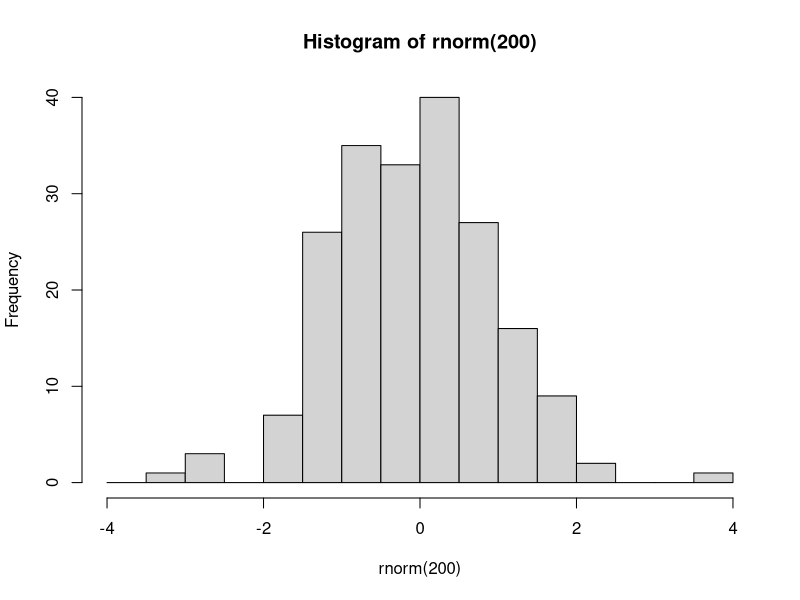
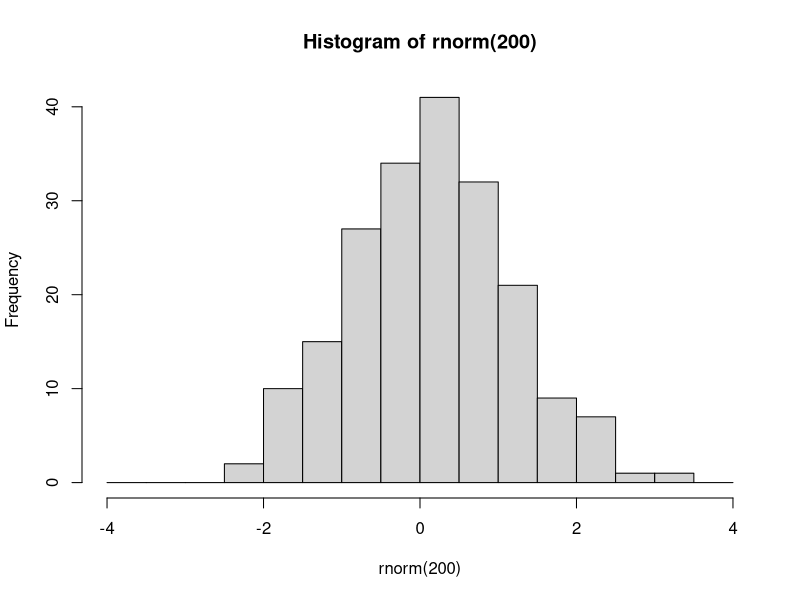

Write R code to recreate these figures, in order. (Note: this script raises an error after producing the figures.)
###################################
###################################
########                   ########
########   Data Science 1  ########
########       Lab 7       ######## 
########  10th Dec. 2024   ########
########                   ########
###################################
###################################

## Welcome to lab #4. Today we will start with an introduction to the tidyverse,
# Then you will write your own lm() function, and finally a couple of exercises



#####################
####    Pipes    ####
#####################

# The pipe operator looks like this: |>
# It signifies: take the element on the left and use it as the first argument in the function on the right

# Example

hist(rnorm(200), breaks=seq(-4,4,0.5))
# is equivalent to

rnorm(200) |> hist(breaks=seq(-4,4,0.5))

# The purpose of the pipe is mostly aesthetic, in particular to avoid large numbers of parentheses when something needs to be transformed using multiple functions:



### 1.1 Rewrite the following expression using pipes:
set.seed(123)
round(sqrt(log(runif(10,1,10))),2)


# Pipes were initially created in a package called magrittr, part of the 'tidyverse' group of packages


########################
####    Packages    ####
########################

# Packages are essentially environments full of functions and/or objects which aren't loaded into R by default, but must be first installed (generally from a repository called CRAN), and then loaded

# Here we will install tidyverse, which is not one but a series of packages written by the same group of people, which share a number of syntactical features

install.packages('tidyverse')

# After you have installed tidyverse into your packages, you must also load it into your environment

library(tidyverse)

# You will only have to install a package once. However, every time you start fresh in a new R environment, you will have to load the packages you need again.

#########################
####    TIDYVERSE    ####
#########################

# The tidyverse encompasses a very large number of packages, and is fairly powerful (in that you can do a lot using tidyverse packages)
# However, you DO NOT need to use tidyverse exclusively! I mostly don't use it, for example, preferring to stick to base R except for a few functionalities.

# Downsides of tidyverse include: unique syntax which is very different from other programming languages such as python
# 'Black box' functions that have specific purposes that must be remembered, as opposed to more general-purpose functions in base R
# Often actually more verbose than base R (ie. requires more lines of code to do the same thing)
# Using tidyverse is a matter of preference!

# The pipe operator was originally introduced in the tidyverse package magrittr. 
# The tidyverse pipe operator looks like this: %>%

set.seed(123)
runif(10,1,10) %>% 
  log() %>%
  sqrt() %>%
  round(2)

# In this class we will look at 2 important tidyverse packages.
# Today we will look at dplyr, which is used to manipulate and transform data.
# Next week we will learn ggplot2, which is used for plotting and data visualisation

#####################
####    dplyr    ####
#####################

# The philosophy behind dplyr is that every data transformation can be done using a function, and multiple transformations can be done by piping an object through multiple functions
# For example, in dplyr we no longer use indexing.
# Instead we use the functions 'select', to choose specific columns in a data frame, and 'filter', to choose specific rows.

data(mtcars)

# so instead of:
mtcars[mtcars$cyl == 6, 1:5]
# we would write:
mtcars %>%
  filter(cyl==6) %>%
  select(1:5)

### 2.1
# using select() and filter(), create a new database of cars that are over 4000 lbs in weight, retaining only the wt and mpg columns. Save this database to an object called 'df'.


# After you have selected the rows and columns you are interested in, you can 
# change the order of the rows using arrange

df %>% arrange(wt)

df %>% arrange(desc(wt))


# To change variables, we can use mutate()
df <- df %>% mutate(wt_kg=wt*453.592,
                    km_per_l = mpg*1.60934/3.78541)

# And we can use ifelse() within mutate()
mtcars <- mtcars %>%
            mutate(wt_class = ifelse(wt>=4, 'Oversized','Standard'))

# We can even do a sultiple ifelse statment using case_when()
mtcars <- mtcars %>%
            mutate(
              efficiency = case_when(
                mpg<=15 ~ 'low',
                mpg>15 & mpg<=20 ~ 'medium',
                mpg>20 ~ 'high'
                ))

# Next, summarise (or summarize) is a useful function which collapses a dataframe into a single row and can calculate summary statistics, eg:

mtcars %>% 
  summarise(
    mean_wt = mean(wt),
    sd_wt = sd(wt),
    n = length(mpg)
  )

# We can also use summarise to collapse a data frame not into one single row, but into as many rows as we have groups of interest. 
# To do this, first we need to use group_by()

mtcars %>% group_by(efficiency)

# You'll notice that this automatically changes the data frame into a new kind of object, called a tibble.
# Tibbles are basically tidyverse dataframes, that display information slightly differently, and are a bit more particular about certain things like not wanting empty cells.
# Tibbles can also be grouped, which allows for further operations down the line
# For example:

mtcars %>% 
  group_by(efficiency) %>%
  summarise(
    wt_kg=mean(wt),
    n=length(hp)
  ) %>%
  arrange(
    c('high','medium','low')
  )

# You can group by multiple variables

mtcars %>% 
  group_by(efficiency,cyl) %>%
  summarise(
    wt_kg=mean(wt),
    n=length(hp)
  )

# After grouping a tibble, remember to ungroup it later using ungroup(), or you may have issues down the line.

# 3.1
data(iris)
# using the dplyr functions do the following:
# create a new column called Petal.Area which is the product of the petal width and petal length columns.
# For each of the different species of iris, present the mean and standard deviation for the sepal length, sepal width, and petal area, as well as the number of samples (n)
# Order this database in decreasing order of average petal length.



#######################################################
####    Code your own lm and predict functions!    ####
#######################################################

### 4.1 lm()

# Here I will walk you through the steps needed to write these functions. Follow along with the slides from this week's and last week's lectures - they contain all of the maths and some of the code that you need!

# At each step of the way, you should save each new element you calculate into a new object.

# Your lm function should take as input a y variable, and one or more x variables which should be inputted as a matrix or dataframe with one variable per column. 

my.lm <- function(y,x){

# Start by saving the sample size (n). You will need it later for calculating degrees of freedom for the test statistics and sampling distributions.
  n <- 
# Next create the X matrix using as.matrix. Don't forget to add the column of 1s!
  x <- 
# use the y input and your newly constructed x matrix to calculate the parameter estimates (or coefficients). 
# Hint: see lab 6, and remember that t() gives the transpose of a matrix and solve() gives its inverse
  b <- 
# Next, using these calculated coefficients, calculate all of the predicted values, y_hat, for each of the values of x (each of the rows of the X matrix). 
# Hint: look at the formula for the linear model - and remember we are multiplying matrices!
  y_hat <- 
# Next, calculate the residuals (actual values of y minus the predicted values y_hat)
  e <- 
# Next calculate the estimate of the residual standard error, s. Careful about the denominator here: check how many degrees of freedom you have!
  s <- 
# Using s, calculate the variance covariance matrix of the coefficients.
  vcov_coef <- 
# from this covariance matrix, extract the standard errors of the coefficients
  se_coef <- 
# use these standard errors to calculate the t-values for each of the coefficients
  t_vals <- 
# And use these t-values to calculate p-values.
  p <- 
# Next, calculate the R2 value

  RSS <- 
  TSS <- 
  r2 <- 
# Bonus points if you want to look up how to calculate adjusted R2
  adj_r2 <-
# Next, calculate the F-statistic and the p-value for the model.
  f_stat <- 
  model_p <- 
  
# Finally, put all of these elements into a list, and have your function return that list. 
  return(list(n=n,
              coefficients = b,
              residuals = e,
              s = s,
              vcov = vcov_coef,
              se = se_coef,
              t_values = t_vals,
              p_values = p,
              r2 = r2,
              adj_r2 = adj_r2,
              F_statistic = f_stat,
              model_p_value = model_p))
}

# compare your function against the built-in R function in R.

my.lm(y=mtcars$mpg,x=mtcars[,c('wt','cyl')])

### 4.2 predict()

# This will be much shorter. Create a new function that takes as input the output from your first function, along with a new_data object that has as many columns as there are predictor variables in the model output, and a confidence interval size

my.predict <- function(model_output, new_data, ci_level = 0.97) {
  
  # Extract coefficients from your my.lm output
  coef = 

  # Add a column of 1s to the new_data
  new_data = 

  # generate the predicted values of y from the new_data object based on the coefficients from the model
  # Again, remember the formula for the linear model!
  y_hat = 

#for each of these predicted values, calculate a confidence interval
  # first calculate the critical levels of the t-distribution using the ci_level and the degrees of freedom
  area_in_tails = 
  t_lower = 
  t_upper = 

  # next, for each row of the new_data object, calculate the standard error of the predicted value
  # Check the slides, and remember that 𝒗𝒄𝒐𝒗(𝒃) was saved as "vcov" in the model output
 sy = sqrt(apply(new_data,1,function(.)t(.)%*%model_output$vcov%*%.))
  
  # next, calculate the upper and lower confidence boundaries for each prediction using the critical t-levels and the previously calculated standard error
 ci_lower = 
 ci_upper = 

  # finally, put these confidence intervals into a dataframe
 ci = data.frame(ci_lower,ci_upper)
 colnames(ci) = paste0(ci_level,'%_',c('lower','upper'))
 df = cbind(y_hat = y_hat,ci)
 return(df)
}


### 4.3
# Use your functions to run the following model

# mtcars$mpg ~ mtcars$wt + mtcars$cyl
# Fit the model using your custom lm function
model <- my.lm(y = mtcars$mpg, x = mtcars[, c('wt', 'cyl')])

# Create new data for prediction
new_data <- data.frame(wt = seq(min(mtcars$wt), max(mtcars$wt), length.out = 100), cyl = 4)

# Use your custom predict function to get predictions and confidence intervals
predictions <- my.predict(model_output = model, new_data = new_data, ci_level = 0.96)


# Then plot predicted marginal effect of weight for a car with 4 cylynders. Add 96% confidence intervals to the graph.
# Hint: For this, in your "newdata" object, add a column of 4s for the number of cylinders
# Plot predicted marginal effect of weight for a car with 4 cylinders
plot(new_data$wt, predictions$y_hat, type = 'l', col = 'blue', lwd = 2,
  xlab = 'Weight', ylab = 'Predicted MPG', main = 'Predicted MPG vs Weight for 4 Cylinders')
lines(new_data$wt, predictions$`96%_lower`, col = 'red', lty = 2)
lines(new_data$wt, predictions$`96%_upper`, col = 'red', lty = 2)
legend('topright', legend = c('Predicted MPG', '96% CI'), col = c('blue', 'red'), lty = c(1, 2), lwd = 2)

# Compare this graph to the graph from the lecture.


# What do you conclude?



